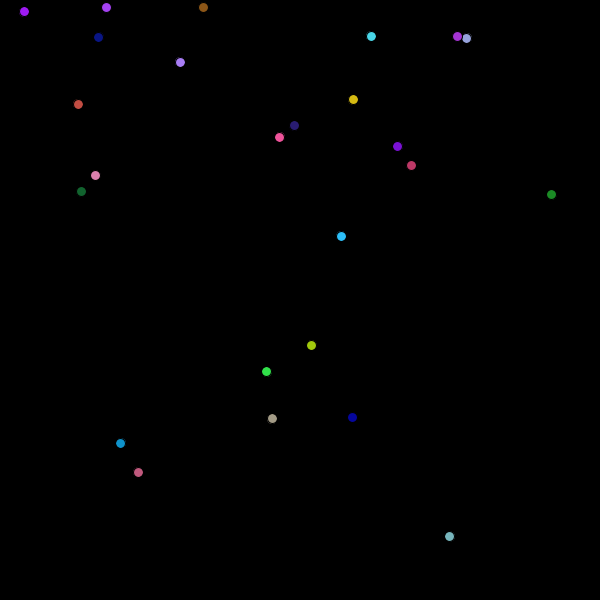
Frame 1 (no input)
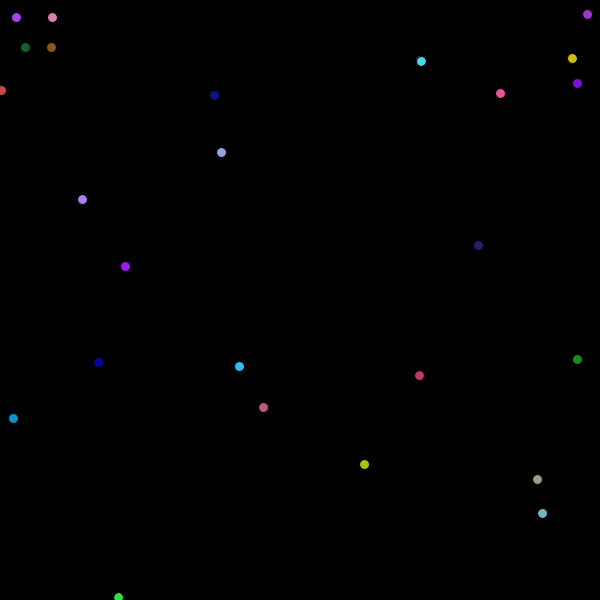
Frame 60 (the mouse pressed at the canvas centre just before this capture)
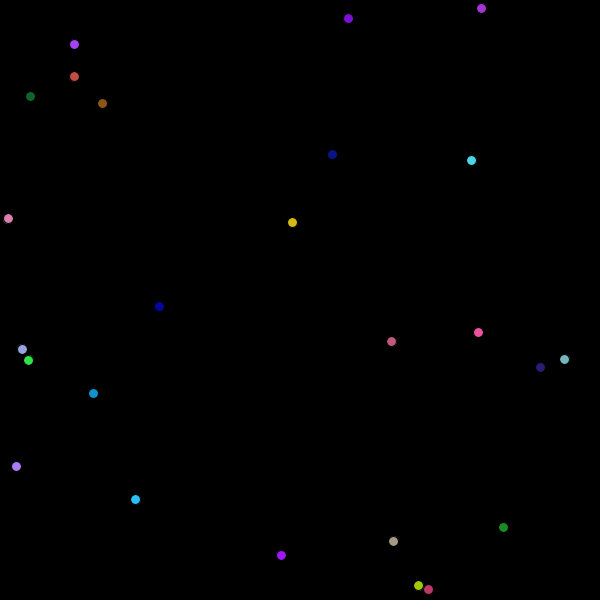
Frame 120 (the mouse held since frame 60 and released just before this capture)

The Processing sketch that drew these frames (run headless with seeded random() and noise(); from frame 60 on, the mouse is pressed at the canvas centre):

// Processing sketch: Chain_Reaction
// ── Chain_Reaction.pde
Ball[] balls;

boolean reactionStarted;
int mouseXPos;
int mouseYPos;

void setup() {
  size(600,600);
  background(0);
  reactionStarted=false;
  balls = new Ball[25];
  for (int i=0;i<25;i++) {
    balls[i]=new Ball();
  }
  for (Ball i: balls) {
    ellipse(i.xpos, i.ypos, i.rad, i.rad);
    fill(i.coolColor);
  }
}

void draw() {
  background(0);
  for (Ball i:balls) {
    i.move();
    ellipse(i.xpos, i.ypos, i.rad, i.rad);
    fill(i.coolColor);
    if (reactionStarted) {
      i.reaction(mouseXPos, mouseYPos);
    }
  }
}

void mouseClicked() {
  if (!reactionStarted) {
    reactionStarted=true;
    mouseXPos=mouseX;
    mouseYPos=mouseY;
  }
}
// ── Ball.pde
class Ball {
  color coolColor;
  float xpos;
  float ypos;
  float dx;
  float dy;
  int state;
  float rad;
  Ball()
  {
    float r = random(256);
    float g = random(256);
    float b = random(256);
    coolColor = color(r, g, b);
    rad = 10;
    xpos = random((width - r) + r/2);
    ypos = random((height - r) + r/2);
    dx = random(10) - 5;
    dy = random(10) -5;
    state=0;
  }
  void move()
  {
    xpos += dx;
    ypos += dy;
    bounce();
  }
  
  void bounce() {
    if (xpos>=width || xpos<=0) {
      dx*=-1;
    }
    if (ypos>=height || ypos<=0) {
      dy*= -1;
    }
  }
  
  void reaction(float x, float y) {
    if ((xpos<=x+50 && xpos>=x-50) && (ypos<=y+50 && ypos>=y-50) && state==0) {
      dx=0;
      dy=0;
      rad++;
    }
    if (rad==100) {
      state=1;
    }
    if (state==1 && rad>0) {
      rad--;
    }
  }
}
